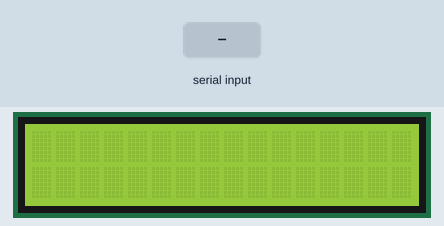
Recording of a sketch running on a simulated Arduino Uno, built with avr-gcc and run on an emulated ATmega328P. Shown: 16×2 character LCD. Inputs (shaded band) come from the test bench.

Above: at 1.2 s.
1.3 s: "1" received over Serial
At 2.5 s:
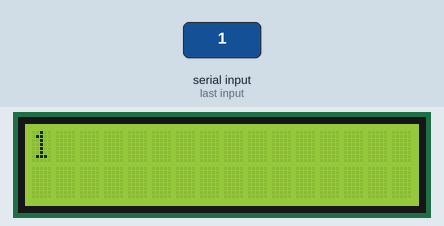
3.0 s: "0" received over Serial
At 4.0 s:
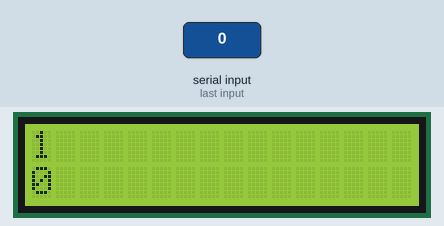
4.5 s: "2" received over Serial
At 5.1 s:
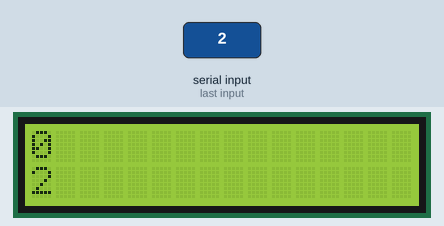
Timing chart, 0 to 7.5 s (numbered marks = the images above; inputs shaded):
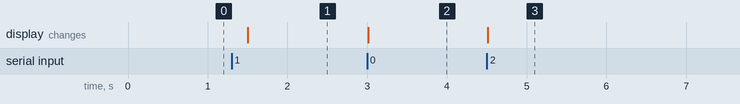

The sketch:

03-SerialInputOnLCD.ino
```cpp
/*
 * In this program we can use the Serial communication to get the
 * user input and display it on the LCD.
 */

#include <LiquidCrystal.h>


/// LCD configuration
#define LCD_RS_PIN A5
#define LCD_E_PIN A4
#define LCD_D4_PIN 6
#define LCD_D5_PIN 7
#define LCD_D6_PIN 8
#define LCD_D7_PIN 9

// the size of the screen is expressed like a matrix
#define LCD_WIDTH 16
#define LCD_HEIGHT 2

// init LCD display
LiquidCrystal lcd(
  LCD_RS_PIN,
  LCD_E_PIN,
  LCD_D4_PIN,
  LCD_D5_PIN,
  LCD_D6_PIN,
  LCD_D7_PIN
);

/// concurrency
unsigned delay_rate = 500; // [ms]
unsigned long prev_t = millis();
unsigned long curr_t = 0;

/// text buffer
String buffer[2]{};

String user_txt = "";
uint8_t toggle_line = 0;

void setup() {
  // init serial communication
  Serial.begin(115200);
  Serial.setTimeout(10); // buffer time [ms]

  // init LCD
  lcd.begin(LCD_WIDTH, LCD_HEIGHT);
  lcd.setCursor(0, 0);
}

void loop() {
  curr_t = millis();

  // get user input
  if (Serial.available() > 0) {
    user_txt = Serial.readString();
    if (user_txt.length() < 16) {
      if (buffer[0].length() == 0) {
        add_pading(user_txt);
        buffer[0] = user_txt;
      } else if (buffer[1].length() == 0) {
        add_pading(user_txt);
        buffer[1] = user_txt;
      } else {
        // put second text on first location in buffer
        // and write new string in second location
        buffer[0] = buffer[1];
        add_pading(user_txt);
        buffer[1] = user_txt;
      }
    } else {
      Serial.println("Error: Text too long!");
    }
  }

  // show text on LCD
  if ((curr_t - prev_t) > delay_rate) {
    // update text on LCD
    lcd.setCursor(0, 0);
    lcd.print(buffer[0]);
    lcd.setCursor(0, 1);
    lcd.print(buffer[1]);
    prev_t += delay_rate;
  }
}

/*
 * The function add padding to the text in order to overwrite other previous chars.
 * That is useful to avoid to use clear() funtion (the refresh rate is high
 * so we could see LCD blinking).
 */
void add_pading(String& s) {
   for(size_t i = s.length(); i < LCD_WIDTH; i++) {
    s += " ";
   }
}
```

Measured:
- after the input at 1.3 s, the display: changes after 0.20 s (image 1)
- after the input at 3.0 s, the display: changes at once (image 2)
- after the input at 4.5 s, the display: changes at once (image 3)
